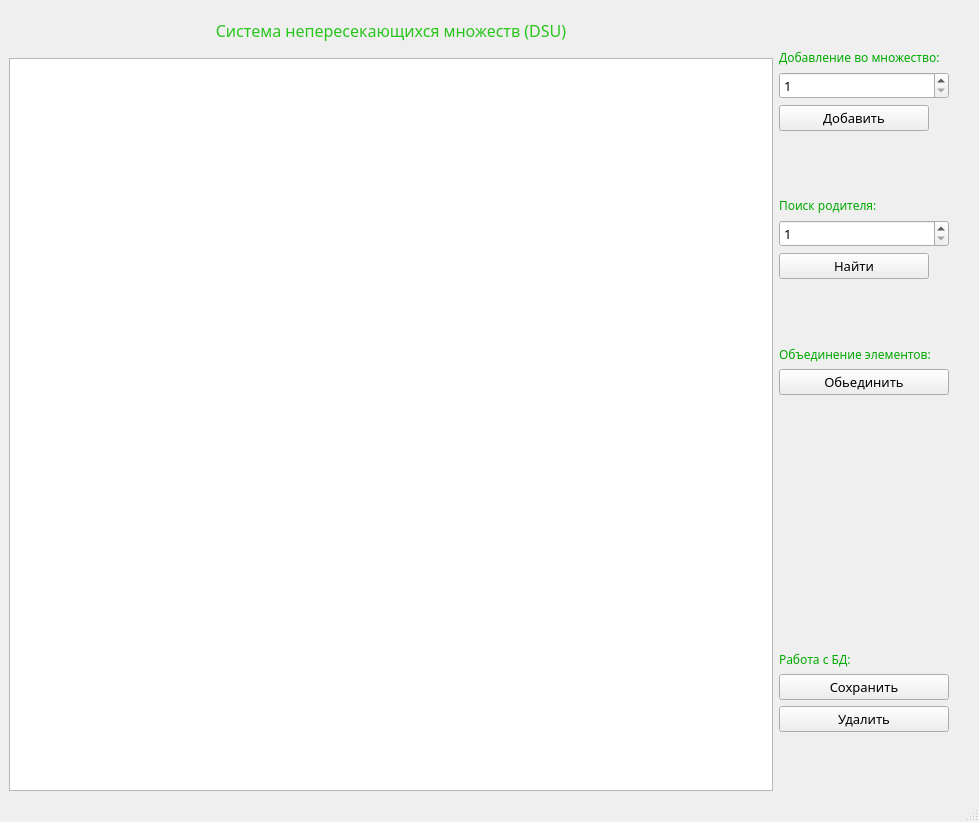
<?xml version="1.0" encoding="UTF-8"?>
<ui version="4.0">
 <class>MainWindow</class>
 <widget class="QMainWindow" name="MainWindow">
  <property name="geometry">
   <rect>
    <x>0</x>
    <y>0</y>
    <width>979</width>
    <height>822</height>
   </rect>
  </property>
  <property name="windowTitle">
   <string>MainWindow</string>
  </property>
  <widget class="QWidget" name="centralwidget">
   <layout class="QHBoxLayout" name="horizontalLayout_2">
    <item>
     <layout class="QHBoxLayout" name="horizontalLayout" stretch="4,1">
      <item>
       <layout class="QVBoxLayout" name="verticalLayout">
        <item>
         <spacer name="verticalSpacer_6">
          <property name="orientation">
           <enum>Qt::Vertical</enum>
          </property>
          <property name="sizeType">
           <enum>QSizePolicy::Fixed</enum>
          </property>
          <property name="sizeHint" stdset="0">
           <size>
            <width>20</width>
            <height>10</height>
           </size>
          </property>
         </spacer>
        </item>
        <item>
         <widget class="QLabel" name="labelDSU">
          <property name="palette">
           <palette>
            <active>
             <colorrole role="WindowText">
              <brush brushstyle="SolidPattern">
               <color alpha="255">
                <red>39</red>
                <green>197</green>
                <blue>27</blue>
               </color>
              </brush>
             </colorrole>
            </active>
            <inactive>
             <colorrole role="WindowText">
              <brush brushstyle="SolidPattern">
               <color alpha="255">
                <red>39</red>
                <green>197</green>
                <blue>27</blue>
               </color>
              </brush>
             </colorrole>
            </inactive>
            <disabled>
             <colorrole role="WindowText">
              <brush brushstyle="SolidPattern">
               <color alpha="255">
                <red>120</red>
                <green>120</green>
                <blue>120</blue>
               </color>
              </brush>
             </colorrole>
            </disabled>
           </palette>
          </property>
          <property name="font">
           <font>
            <family>Nokia Sans S60</family>
            <pointsize>12</pointsize>
            <weight>50</weight>
            <bold>false</bold>
            <underline>false</underline>
            <kerning>true</kerning>
           </font>
          </property>
          <property name="lineWidth">
           <number>5</number>
          </property>
          <property name="text">
           <string>Система непересекающихся множеств (DSU)</string>
          </property>
          <property name="alignment">
           <set>Qt::AlignCenter</set>
          </property>
          <property name="margin">
           <number>1</number>
          </property>
         </widget>
        </item>
        <item>
         <spacer name="verticalSpacer_5">
          <property name="orientation">
           <enum>Qt::Vertical</enum>
          </property>
          <property name="sizeType">
           <enum>QSizePolicy::Fixed</enum>
          </property>
          <property name="sizeHint" stdset="0">
           <size>
            <width>20</width>
            <height>10</height>
           </size>
          </property>
         </spacer>
        </item>
        <item>
         <widget class="QTableWidget" name="tableWidget"/>
        </item>
       </layout>
      </item>
      <item>
       <layout class="QVBoxLayout" name="verticalLayout_2">
        <item>
         <spacer name="verticalSpacer_3">
          <property name="orientation">
           <enum>Qt::Vertical</enum>
          </property>
          <property name="sizeType">
           <enum>QSizePolicy::Fixed</enum>
          </property>
          <property name="sizeHint" stdset="0">
           <size>
            <width>20</width>
            <height>40</height>
           </size>
          </property>
         </spacer>
        </item>
        <item>
         <widget class="QLabel" name="label_2">
          <property name="palette">
           <palette>
            <active>
             <colorrole role="WindowText">
              <brush brushstyle="SolidPattern">
               <color alpha="255">
                <red>0</red>
                <green>170</green>
                <blue>0</blue>
               </color>
              </brush>
             </colorrole>
            </active>
            <inactive>
             <colorrole role="WindowText">
              <brush brushstyle="SolidPattern">
               <color alpha="255">
                <red>0</red>
                <green>170</green>
                <blue>0</blue>
               </color>
              </brush>
             </colorrole>
            </inactive>
            <disabled>
             <colorrole role="WindowText">
              <brush brushstyle="SolidPattern">
               <color alpha="255">
                <red>120</red>
                <green>120</green>
                <blue>120</blue>
               </color>
              </brush>
             </colorrole>
            </disabled>
           </palette>
          </property>
          <property name="font">
           <font>
            <family>Nokia Sans S60</family>
            <weight>50</weight>
            <bold>false</bold>
            <underline>false</underline>
           </font>
          </property>
          <property name="text">
           <string>Добавление во множество:</string>
          </property>
         </widget>
        </item>
        <item>
         <widget class="QSpinBox" name="lineAdd">
          <property name="maximumSize">
           <size>
            <width>170</width>
            <height>200</height>
           </size>
          </property>
          <property name="font">
           <font>
            <family>Nokia Sans S60</family>
            <pointsize>10</pointsize>
           </font>
          </property>
          <property name="minimum">
           <number>1</number>
          </property>
          <property name="maximum">
           <number>9999999</number>
          </property>
         </widget>
        </item>
        <item>
         <widget class="QPushButton" name="addButton">
          <property name="maximumSize">
           <size>
            <width>150</width>
            <height>200</height>
           </size>
          </property>
          <property name="font">
           <font>
            <family>Nokia Sans S60</family>
            <pointsize>10</pointsize>
           </font>
          </property>
          <property name="cursor">
           <cursorShape>PointingHandCursor</cursorShape>
          </property>
          <property name="text">
           <string>Добавить</string>
          </property>
         </widget>
        </item>
        <item>
         <spacer name="verticalSpacer_7">
          <property name="orientation">
           <enum>Qt::Vertical</enum>
          </property>
          <property name="sizeType">
           <enum>QSizePolicy::Fixed</enum>
          </property>
          <property name="sizeHint" stdset="0">
           <size>
            <width>20</width>
            <height>60</height>
           </size>
          </property>
         </spacer>
        </item>
        <item>
         <widget class="QLabel" name="label_3">
          <property name="palette">
           <palette>
            <active>
             <colorrole role="WindowText">
              <brush brushstyle="SolidPattern">
               <color alpha="255">
                <red>0</red>
                <green>170</green>
                <blue>0</blue>
               </color>
              </brush>
             </colorrole>
            </active>
            <inactive>
             <colorrole role="WindowText">
              <brush brushstyle="SolidPattern">
               <color alpha="255">
                <red>0</red>
                <green>170</green>
                <blue>0</blue>
               </color>
              </brush>
             </colorrole>
            </inactive>
            <disabled>
             <colorrole role="WindowText">
              <brush brushstyle="SolidPattern">
               <color alpha="255">
                <red>120</red>
                <green>120</green>
                <blue>120</blue>
               </color>
              </brush>
             </colorrole>
            </disabled>
           </palette>
          </property>
          <property name="font">
           <font>
            <family>Nokia Sans S60</family>
            <weight>50</weight>
            <italic>false</italic>
            <bold>false</bold>
           </font>
          </property>
          <property name="text">
           <string>Поиск родителя:</string>
          </property>
         </widget>
        </item>
        <item>
         <widget class="QSpinBox" name="lineFind">
          <property name="maximumSize">
           <size>
            <width>170</width>
            <height>200</height>
           </size>
          </property>
          <property name="font">
           <font>
            <family>Nokia Sans S60</family>
            <pointsize>10</pointsize>
           </font>
          </property>
          <property name="toolTipDuration">
           <number>-1</number>
          </property>
          <property name="minimum">
           <number>1</number>
          </property>
          <property name="maximum">
           <number>9999999</number>
          </property>
         </widget>
        </item>
        <item>
         <widget class="QPushButton" name="findButton">
          <property name="maximumSize">
           <size>
            <width>150</width>
            <height>200</height>
           </size>
          </property>
          <property name="font">
           <font>
            <family>Nokia Sans S60</family>
            <pointsize>10</pointsize>
           </font>
          </property>
          <property name="cursor">
           <cursorShape>WhatsThisCursor</cursorShape>
          </property>
          <property name="text">
           <string>Найти</string>
          </property>
         </widget>
        </item>
        <item>
         <widget class="QLabel" name="label">
          <property name="maximumSize">
           <size>
            <width>200</width>
            <height>16777215</height>
           </size>
          </property>
          <property name="palette">
           <palette>
            <active>
             <colorrole role="WindowText">
              <brush brushstyle="SolidPattern">
               <color alpha="255">
                <red>255</red>
                <green>0</green>
                <blue>0</blue>
               </color>
              </brush>
             </colorrole>
            </active>
            <inactive>
             <colorrole role="WindowText">
              <brush brushstyle="SolidPattern">
               <color alpha="255">
                <red>255</red>
                <green>0</green>
                <blue>0</blue>
               </color>
              </brush>
             </colorrole>
            </inactive>
            <disabled>
             <colorrole role="WindowText">
              <brush brushstyle="SolidPattern">
               <color alpha="255">
                <red>120</red>
                <green>120</green>
                <blue>120</blue>
               </color>
              </brush>
             </colorrole>
            </disabled>
           </palette>
          </property>
          <property name="font">
           <font>
            <family>Nokia Sans S60</family>
            <pointsize>10</pointsize>
           </font>
          </property>
          <property name="text">
           <string/>
          </property>
         </widget>
        </item>
        <item>
         <spacer name="verticalSpacer_2">
          <property name="orientation">
           <enum>Qt::Vertical</enum>
          </property>
          <property name="sizeHint" stdset="0">
           <size>
            <width>20</width>
            <height>20</height>
           </size>
          </property>
         </spacer>
        </item>
        <item>
         <widget class="QLabel" name="label_4">
          <property name="palette">
           <palette>
            <active>
             <colorrole role="WindowText">
              <brush brushstyle="SolidPattern">
               <color alpha="255">
                <red>0</red>
                <green>170</green>
                <blue>0</blue>
               </color>
              </brush>
             </colorrole>
            </active>
            <inactive>
             <colorrole role="WindowText">
              <brush brushstyle="SolidPattern">
               <color alpha="255">
                <red>0</red>
                <green>170</green>
                <blue>0</blue>
               </color>
              </brush>
             </colorrole>
            </inactive>
            <disabled>
             <colorrole role="WindowText">
              <brush brushstyle="SolidPattern">
               <color alpha="255">
                <red>120</red>
                <green>120</green>
                <blue>120</blue>
               </color>
              </brush>
             </colorrole>
            </disabled>
           </palette>
          </property>
          <property name="font">
           <font>
            <family>Nokia Sans S60</family>
           </font>
          </property>
          <property name="text">
           <string>Объединение элементов:</string>
          </property>
         </widget>
        </item>
        <item>
         <widget class="QPushButton" name="unionButton">
          <property name="minimumSize">
           <size>
            <width>0</width>
            <height>0</height>
           </size>
          </property>
          <property name="maximumSize">
           <size>
            <width>170</width>
            <height>200</height>
           </size>
          </property>
          <property name="font">
           <font>
            <family>Nokia Sans S60</family>
            <pointsize>10</pointsize>
           </font>
          </property>
          <property name="cursor">
           <cursorShape>PointingHandCursor</cursorShape>
          </property>
          <property name="text">
           <string>Обьединить</string>
          </property>
         </widget>
        </item>
        <item>
         <spacer name="verticalSpacer">
          <property name="orientation">
           <enum>Qt::Vertical</enum>
          </property>
          <property name="sizeType">
           <enum>QSizePolicy::Fixed</enum>
          </property>
          <property name="sizeHint" stdset="0">
           <size>
            <width>20</width>
            <height>250</height>
           </size>
          </property>
         </spacer>
        </item>
        <item>
         <widget class="QLabel" name="label_5">
          <property name="palette">
           <palette>
            <active>
             <colorrole role="WindowText">
              <brush brushstyle="SolidPattern">
               <color alpha="255">
                <red>0</red>
                <green>170</green>
                <blue>0</blue>
               </color>
              </brush>
             </colorrole>
            </active>
            <inactive>
             <colorrole role="WindowText">
              <brush brushstyle="SolidPattern">
               <color alpha="255">
                <red>0</red>
                <green>170</green>
                <blue>0</blue>
               </color>
              </brush>
             </colorrole>
            </inactive>
            <disabled>
             <colorrole role="WindowText">
              <brush brushstyle="SolidPattern">
               <color alpha="255">
                <red>120</red>
                <green>120</green>
                <blue>120</blue>
               </color>
              </brush>
             </colorrole>
            </disabled>
           </palette>
          </property>
          <property name="font">
           <font>
            <family>Nokia Sans S60</family>
           </font>
          </property>
          <property name="text">
           <string>Работа с БД:</string>
          </property>
         </widget>
        </item>
        <item>
         <widget class="QPushButton" name="saveButton">
          <property name="maximumSize">
           <size>
            <width>170</width>
            <height>200</height>
           </size>
          </property>
          <property name="font">
           <font>
            <family>Nokia Sans S60</family>
            <pointsize>10</pointsize>
           </font>
          </property>
          <property name="cursor">
           <cursorShape>OpenHandCursor</cursorShape>
          </property>
          <property name="text">
           <string>Сохранить</string>
          </property>
         </widget>
        </item>
        <item>
         <widget class="QPushButton" name="deleteButton">
          <property name="maximumSize">
           <size>
            <width>170</width>
            <height>200</height>
           </size>
          </property>
          <property name="font">
           <font>
            <family>Nokia Sans S60</family>
            <pointsize>10</pointsize>
           </font>
          </property>
          <property name="cursor">
           <cursorShape>BusyCursor</cursorShape>
          </property>
          <property name="text">
           <string>Удалить</string>
          </property>
         </widget>
        </item>
        <item>
         <spacer name="verticalSpacer_4">
          <property name="orientation">
           <enum>Qt::Vertical</enum>
          </property>
          <property name="sizeHint" stdset="0">
           <size>
            <width>20</width>
            <height>20</height>
           </size>
          </property>
         </spacer>
        </item>
        <item>
         <widget class="QLabel" name="messageLine">
          <property name="enabled">
           <bool>true</bool>
          </property>
          <property name="maximumSize">
           <size>
            <width>200</width>
            <height>600</height>
           </size>
          </property>
          <property name="palette">
           <palette>
            <active>
             <colorrole role="WindowText">
              <brush brushstyle="SolidPattern">
               <color alpha="255">
                <red>255</red>
                <green>60</green>
                <blue>60</blue>
               </color>
              </brush>
             </colorrole>
            </active>
            <inactive>
             <colorrole role="WindowText">
              <brush brushstyle="SolidPattern">
               <color alpha="255">
                <red>255</red>
                <green>60</green>
                <blue>60</blue>
               </color>
              </brush>
             </colorrole>
            </inactive>
            <disabled>
             <colorrole role="WindowText">
              <brush brushstyle="SolidPattern">
               <color alpha="255">
                <red>120</red>
                <green>120</green>
                <blue>120</blue>
               </color>
              </brush>
             </colorrole>
            </disabled>
           </palette>
          </property>
          <property name="font">
           <font>
            <family>Nokia Sans S60</family>
            <pointsize>9</pointsize>
           </font>
          </property>
          <property name="text">
           <string/>
          </property>
         </widget>
        </item>
       </layout>
      </item>
     </layout>
    </item>
   </layout>
  </widget>
  <widget class="QMenuBar" name="menubar">
   <property name="geometry">
    <rect>
     <x>0</x>
     <y>0</y>
     <width>979</width>
     <height>26</height>
    </rect>
   </property>
  </widget>
  <widget class="QStatusBar" name="statusbar"/>
 </widget>
 <resources/>
 <connections/>
</ui>
